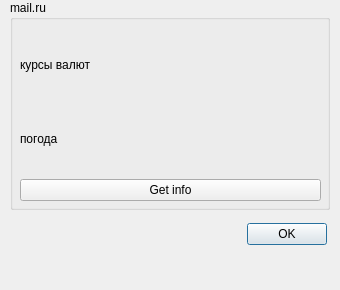
<?xml version="1.0" encoding="UTF-8"?>
<ui version="4.0">
 <class>MainWindow</class>
 <widget class="QMainWindow" name="MainWindow">
  <property name="geometry">
   <rect>
    <x>0</x>
    <y>0</y>
    <width>340</width>
    <height>290</height>
   </rect>
  </property>
  <property name="minimumSize">
   <size>
    <width>340</width>
    <height>290</height>
   </size>
  </property>
  <property name="windowTitle">
   <string>MainWindow</string>
  </property>
  <property name="windowIcon">
   <iconset resource="resources.qrc">
    <normaloff>:/img/mailru-icon-256.png</normaloff>:/img/mailru-icon-256.png</iconset>
  </property>
  <widget class="QWidget" name="centralwidget">
   <widget class="QGroupBox" name="groupBox">
    <property name="geometry">
     <rect>
      <x>10</x>
      <y>0</y>
      <width>320</width>
      <height>210</height>
     </rect>
    </property>
    <property name="minimumSize">
     <size>
      <width>320</width>
      <height>210</height>
     </size>
    </property>
    <property name="title">
     <string>mail.ru</string>
    </property>
    <widget class="QWidget" name="layoutWidget">
     <property name="geometry">
      <rect>
       <x>10</x>
       <y>30</y>
       <width>301</width>
       <height>171</height>
      </rect>
     </property>
     <layout class="QVBoxLayout" name="verticalLayout">
      <item>
       <widget class="QLabel" name="lblCurrency">
        <property name="text">
         <string>курсы валют</string>
        </property>
       </widget>
      </item>
      <item>
       <widget class="QLabel" name="lblWeather">
        <property name="text">
         <string>погода</string>
        </property>
       </widget>
      </item>
      <item>
       <widget class="QPushButton" name="btnGet">
        <property name="text">
         <string>Get info</string>
        </property>
       </widget>
      </item>
     </layout>
    </widget>
   </widget>
   <widget class="QDialogButtonBox" name="buttonBox">
    <property name="geometry">
     <rect>
      <x>160</x>
      <y>220</y>
      <width>167</width>
      <height>29</height>
     </rect>
    </property>
    <property name="standardButtons">
     <set>QDialogButtonBox::Ok</set>
    </property>
   </widget>
  </widget>
  <widget class="QMenuBar" name="menubar">
   <property name="geometry">
    <rect>
     <x>0</x>
     <y>0</y>
     <width>340</width>
     <height>25</height>
    </rect>
   </property>
  </widget>
 </widget>
 <resources>
  <include location="resources.qrc"/>
 </resources>
 <connections/>
</ui>
